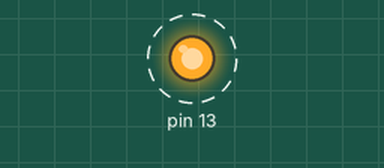
Simulated run of this sketch. Board: Arduino Uno, built with avr-gcc and run on an emulated ATmega328P. Parts: output pins drawn as LEDs (lit = HIGH). Dashed ring = blinking.

Above: at 0.5 s.
Timing chart, 0 to 4.6 s (numbered marks = the images above):
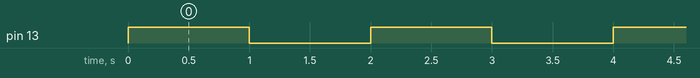

The sketch:

Blinker_Demo_In_C.ino
```cpp
/* Blinker Demo */


#include <avr/io.h>                               /* Define pins & ports */
#include <util/delay.h>                        /* built-in time function */

int main(void) {


  DDRB |= ((1 << DDB5));                       /* Data Direction Register B:
                                                      writing a 1 to the bit
                                                          enables output. */

  while (1) {

    PORTB = (( 1 << PB5 ));               /* Turn on LED bit/pin in PORTB */
    _delay_ms(1000);                                              /* wait */

    PORTB = (( 0 << PB5 ));              /* Turn off LED bit/pin in PORTB */
    _delay_ms(1000);                                              /* wait */

  }                                                     /* End event loop */
  return 0;                                 /* This line is never reached */
}
```

Measured:
- by itself, pin 13: alternates HIGH for 1.0 s and LOW for 1.0 s
